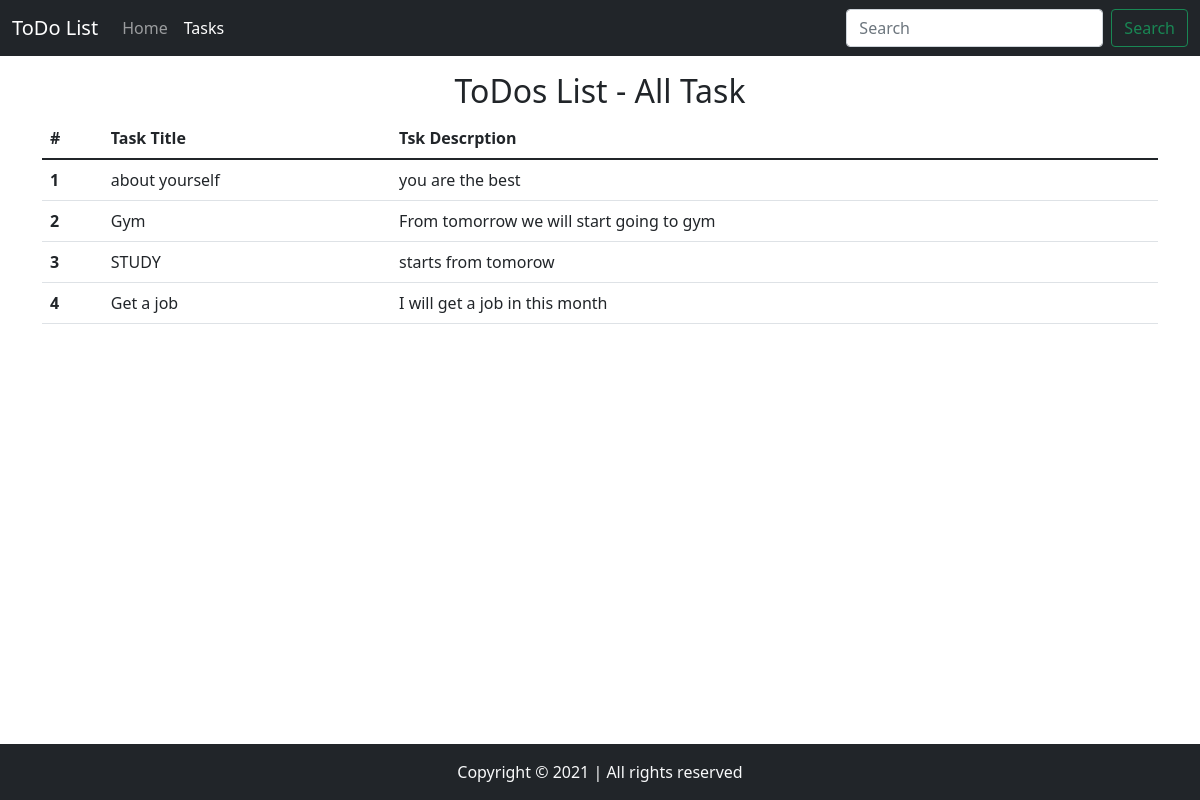
The page /tasks on the database its author committed.
### home/models.py (models this page shows)
class Task(models.Model):
    taskTitle=models.CharField(max_length=30)
    taskDescription=models.TextField()
    time=models.DateTimeField(auto_now_add=True)

### home/views.py (the view)
# urls.py: path('tasks',views.tasks,name='tasks')
def tasks(request):
   allTasks= Task.objects.all()
   print(allTasks)
   for item in allTasks:
      print(item.taskDescription)
   context={'tasks':allTasks}
   return render(request,'tasks.html',context)

### templates/tasks.html (shortened to what this page needs)
<!doctype html>
<html lang="en">
  <head>
    <link href="https://cdn.jsdelivr.net/npm/bootstrap@5.1.2/dist/css/bootstrap.min.css" rel="stylesheet">
  </head>
  <body>
    <nav class="navbar navbar-expand-lg navbar-dark bg-dark">
  <div class="container-fluid">
    <a class="navbar-brand" href="/">ToDo List</a>
    <div class="collapse navbar-collapse" id="navbarSupportedContent">
      <ul class="navbar-nav me-auto mb-2 mb-lg-0">
        <li class="nav-item">
          <a class="nav-link " aria-current="page" href="/">Home</a>
        </li>
        <li class="nav-item">
          <a class="nav-link active" href="/tasks">Tasks</a>
        </li>
      </ul>
      <form class="d-flex">
        <input class="form-control me-2" type="search" placeholder="Search" aria-label="Search">
        <button class="btn btn-outline-success" type="submit">Search</button>
      </form>
    </div>
  </div>
</nav>
<div class= 'container my-3'>
<h2 class='text-center'>ToDos List - All Task</h2>
<table class="table">
  <thead>
    <tr>
      <th scope="col">#</th>
      <th scope="col">Task Title</th>
      <th scope="col">Tsk Descrption</th>
    </tr>
  </thead>
  <tbody>
 {%for task in tasks%}
    <tr>
      <th scope="row">{{forloop.counter}}</th>
      <td>{{task.taskTitle}}</td>
      <td>{{task.taskDescription}}</td>
    </tr>
    {% endfor %}
  </tbody>
</table>
</div>
<footer>
<p class="text-center bg-dark text-light fixed-bottom mb-0 py-3">
 Copyright &copy; 2021 | All rights reserved
</p> </footer>
</body>
</html>

### rows shown on the page
Task: taskTitle "about yourself", taskDescription "you are the best"
Task: taskTitle "Gym", taskDescription "From tomorrow we will start going to gym"
Task: taskTitle "STUDY", taskDescription "starts from tomorow"
Task: taskTitle "Get a job", taskDescription "I will get a job in this month"
